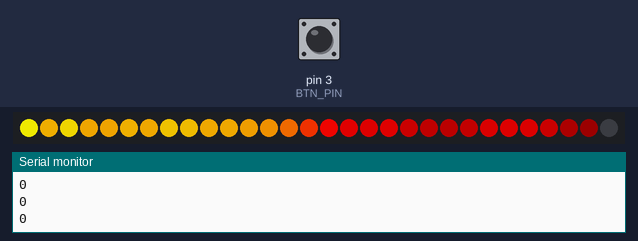
A program run on a simulated Arduino Nano, built with avr-gcc and run on an emulated ATmega328P. On the bench: 30 RGB LEDs in strip order, left to right, the last lines printed to the serial monitor. The test bench sets the inputs (shaded band); at power-on: pin 3 (BTN_PIN) LOW. Dim RGB values are drawn brighter than linear; random numbers use the default seed unless the program sets one.

Above: at 1.7 s.
1.8 s: pin 3 (BTN_PIN) pulled HIGH for 0.15 s
At 2.24 s:
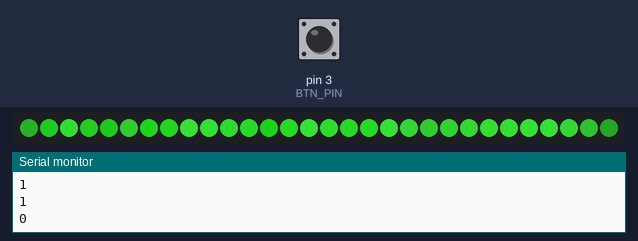
2.5 s: pin 3 (BTN_PIN) pulled HIGH for 1 s
At 2.87 s:
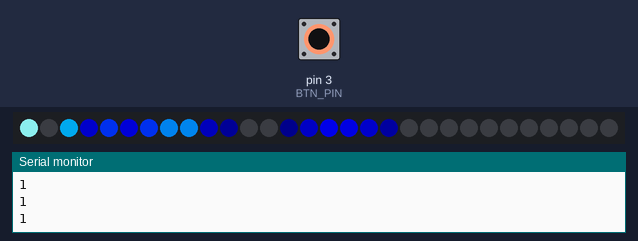
4.1 s: pin 3 (BTN_PIN) pulled HIGH for 0.15 s
At 4.44 s:
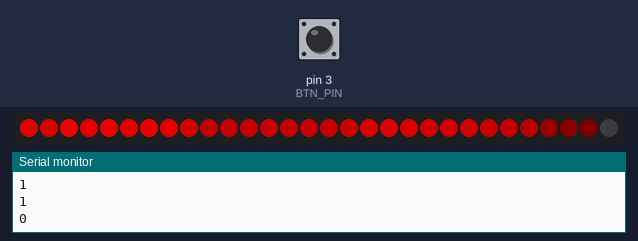
4.8 s: pin 3 (BTN_PIN) pulled HIGH for 3.2 s
At 5.07 s:
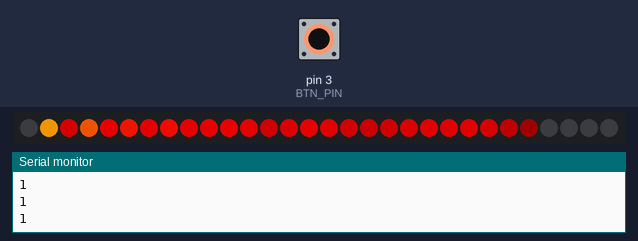
8.6 s: pin 3 (BTN_PIN) pulsed HIGH 5 times (0.12 s each, 0.3 s apart)
At 8.86 s:
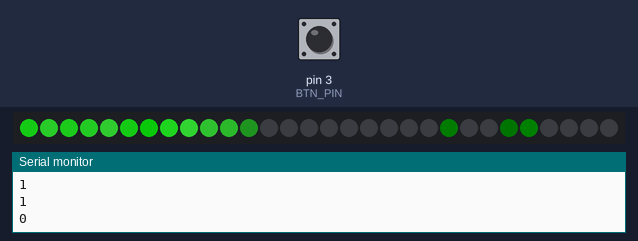
11.7 s: pin 3 (BTN_PIN) pulled HIGH for 0.15 s
At 12.33 s:
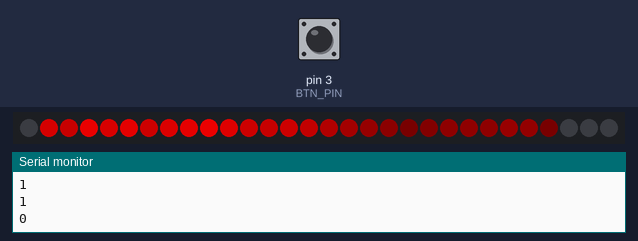
Timing chart, 0 to 14.7 s (numbered marks = the images above; inputs shaded):
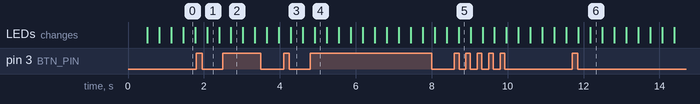

The program:

main.cpp
```cpp
#include <Arduino.h>
#include <FastLED.h>

//  Config
#define LED_PIN 2
#define BTN_PIN 3
#define COLOR_ORDER GRB
#define CHIPSET WS2812B
#define NUM_LEDS 30
#define BRIGHTNESS 200
#define FRAME_DELAY 20
#define REVERSE false

#define COOLING 65
#define SPARKING 130
#define NUM_COLORS 4

const CRGBPalette16 normal = CRGBPalette16(CRGB::Black, CRGB::Red, CRGB::Orange, CRGB::Yellow);
const CRGBPalette16 green = CRGBPalette16(CRGB::Black, CRGB::LimeGreen, CRGB::Green,  CRGB::ForestGreen);
const CRGBPalette16 blue = CRGBPalette16(CRGB::Black, CRGB::Blue, CRGB::Aqua,  CRGB::White);
const CRGBPalette16 red = CRGBPalette16(CRGB::Black, CRGB::DarkRed, CRGB::Red, CRGB::DarkRed);
const CRGBPalette16 palettes[] = { normal, green, blue, red };

//  Don't touch
CRGB leds[NUM_LEDS];
bool btnPressed = false;
int currentColor = 0;
int btnTimeout = 25;
int currentTimeout = 0;

void onBtnPress();
void btnRead();
void fire();

void setup() {
  delay(500);
  Serial.begin(9600);
  FastLED.addLeds<CHIPSET, LED_PIN, COLOR_ORDER>(leds, NUM_LEDS).setCorrection(TypicalLEDStrip);
  FastLED.setBrightness(BRIGHTNESS);

  pinMode(BTN_PIN, INPUT);
}

void loop() {
  random16_add_entropy(random());

  if (currentTimeout == 0) {
    btnRead();
  } else {
    currentTimeout--;
  }

  fire();

  FastLED.show();
  FastLED.delay(FRAME_DELAY);
}

void btnRead() {
  int readValue = digitalRead(BTN_PIN);
  Serial.println(readValue);

  if (readValue == HIGH && !btnPressed) {
    btnPressed = true;
    onBtnPress();
  } else if (readValue == LOW && btnPressed) {
    btnPressed = false;
    currentTimeout = btnTimeout;
  }
}

void onBtnPress() {
  currentColor = (currentColor + 1) % NUM_COLORS;
}

void fire() {
  static byte heat[NUM_LEDS];

  for (int i = 0; i < NUM_LEDS; i++) {
    heat[i] = qsub8(heat[i], random8(0, ((COOLING * 10) / NUM_LEDS) + 2));
  }

  for (int i = NUM_LEDS - 1; i >= 2; i--) {
    heat[i] = (heat[i - 1] + heat[i - 2] + heat[i - 2] ) / 3;
  }

  if (random8() < SPARKING) {
    int pos = random8(7);
    heat[pos] = qadd8(heat[pos], random8(160, 255));
  }

  for (int i = 0; i < NUM_LEDS; i++) {
    byte colorIndex = scale8(heat[i], 240);
    CRGB color = ColorFromPalette(palettes[currentColor], colorIndex);

    int pixel = REVERSE ? NUM_LEDS - i - 1 : i;
    leds[pixel] = color;
  }
}
```
